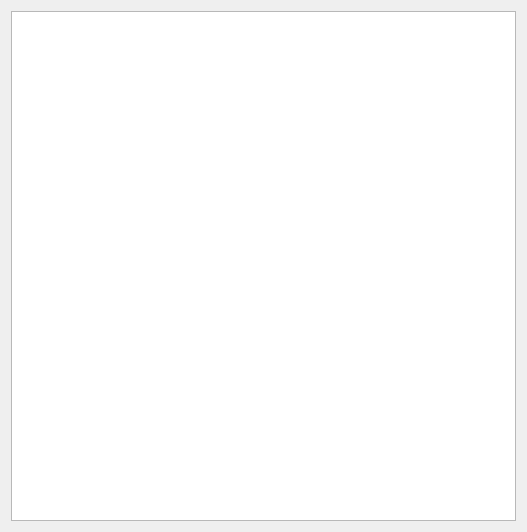
<?xml version="1.0" encoding="UTF-8"?>
<ui version="4.0">
 <class>Channellist</class>
 <widget class="QDialog" name="Channellist">
  <property name="geometry">
   <rect>
    <x>0</x>
    <y>0</y>
    <width>527</width>
    <height>532</height>
   </rect>
  </property>
  <property name="windowTitle">
   <string>Dialog</string>
  </property>
  <layout class="QVBoxLayout" name="verticalLayout">
   <item>
    <widget class="QListWidget" name="listWidget"/>
   </item>
  </layout>
 </widget>
 <resources/>
 <connections/>
</ui>
